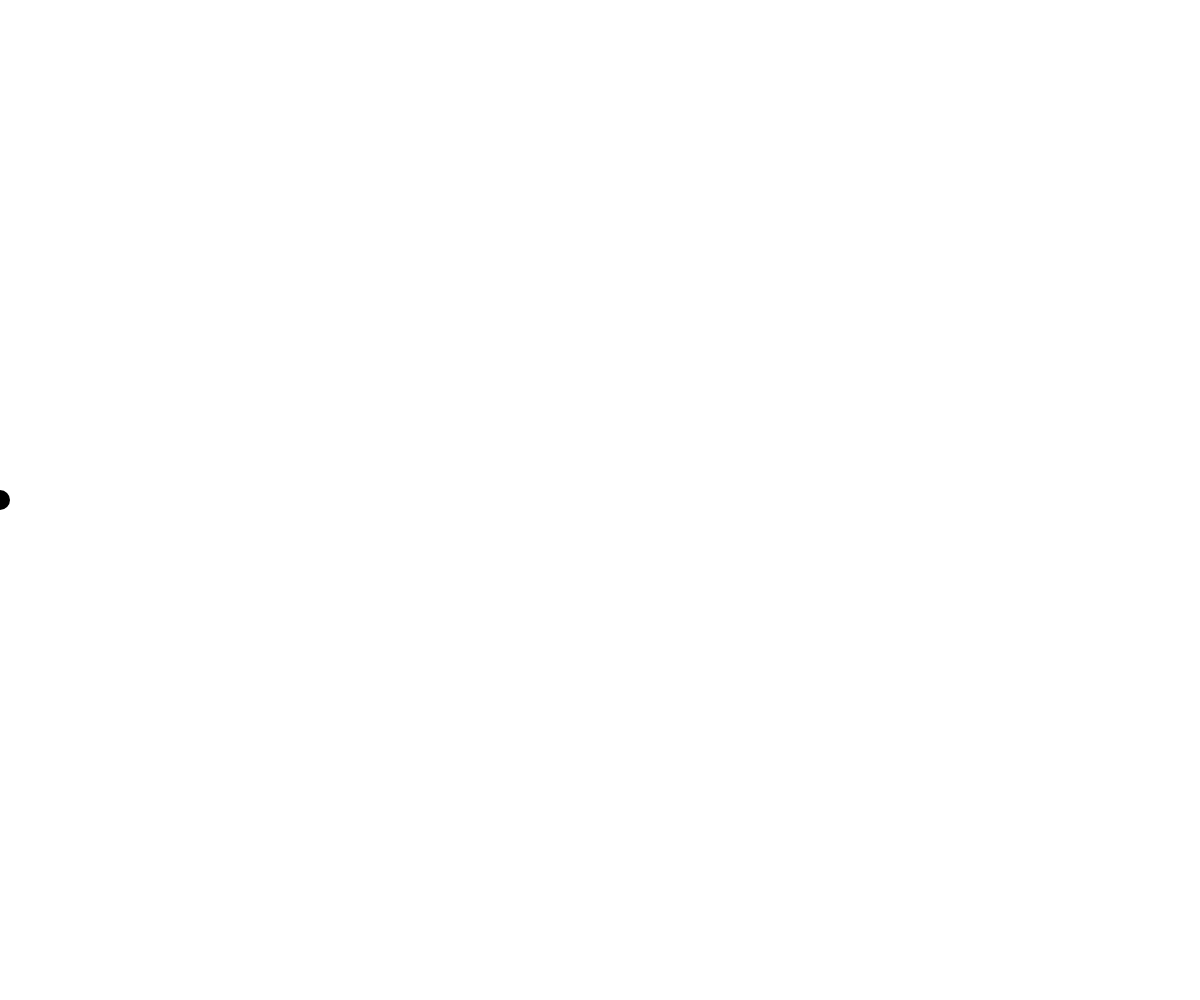
Frame 1 (no input)
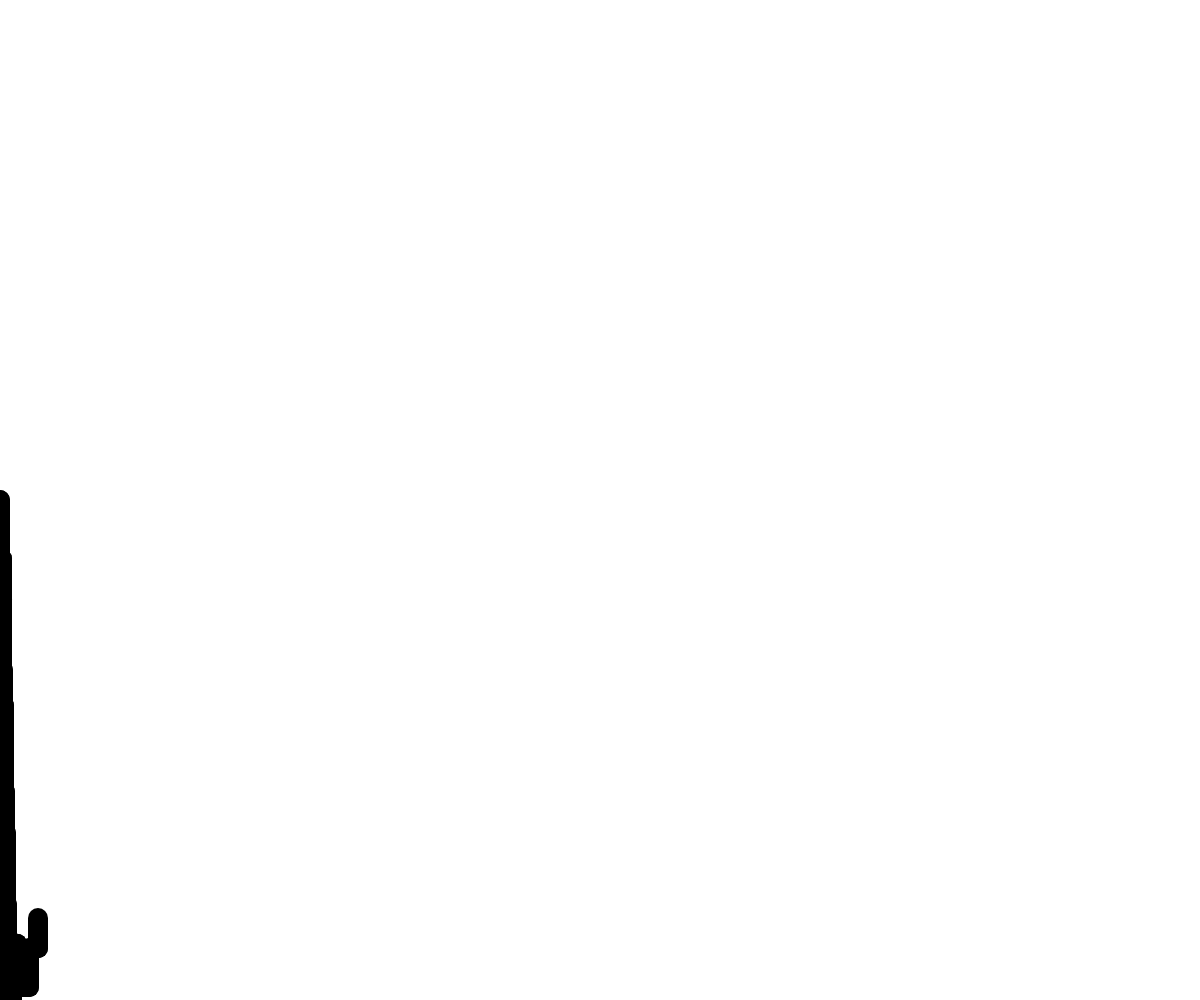
Frame 60 (no input)
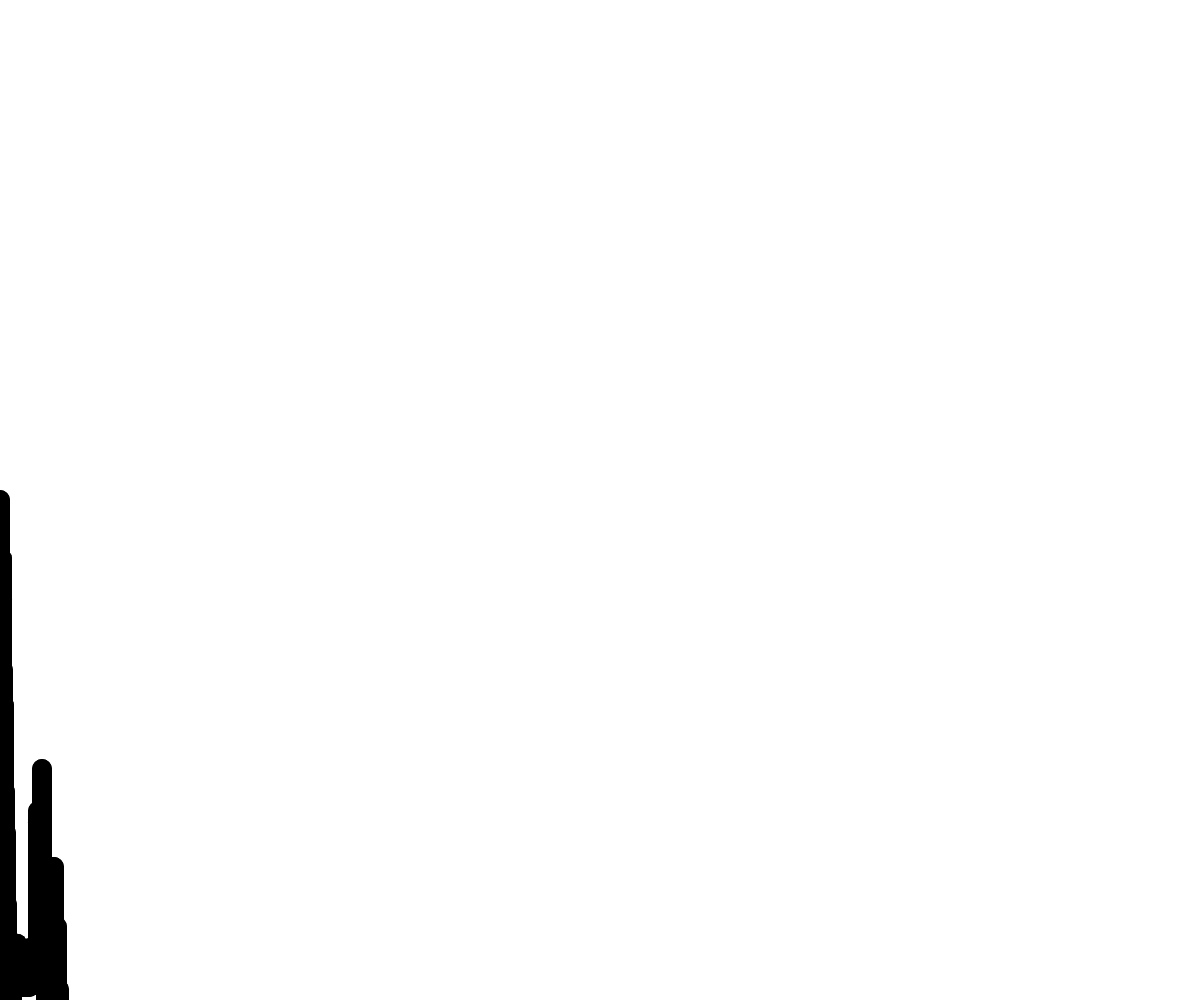
Frame 120 (the mouse pressed at the canvas centre since frame 60)

The p5.js sketch that drew these frames (run headless with seeded random() and noise() and a simulated clock; from frame 60 on, the mouse is pressed at the canvas centre):

// p5.js sketch
// ── sketch.js

var x_pos;
var y_pos;
var px_pos;
var py_pos;
function setup() {
  createCanvas(windowWidth, windowHeight);
  fill(0);
  clear();
  x_pos = 0;
  y_pos = height/2;
  px_pos = 0;
  py_pos = height/2;
}


var drawingX = true;
var drawingY = false;
function draw() {
  strokeWeight(20);
  fill(0);
  line(px_pos, py_pos, x_pos, y_pos);

  var nextMove = random(0, 3);

  if (nextMove > 2) {
    drawingX = !drawingX;
    drawingY = !drawingY;
  }

  px_pos = x_pos;
  py_pos = y_pos;

  if (drawingX) {
    x_pos++;
  } else if (drawingY) {
    y_pos-=random(-100, 100);
  }
}

function mouseClicked() {
  clear();
}
